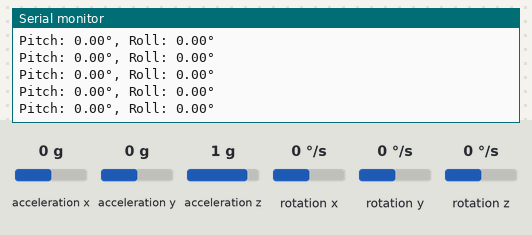
Recording of a sketch running on a simulated ESP32. Shown: the last lines printed to the serial monitor. Inputs (shaded band) come from the test bench; at power-on: acceleration x 0 g, acceleration y 0 g, acceleration z 1 g, rotation x 0 °/s, rotation y 0 °/s, rotation z 0 °/s.

Above: at 7.9 s.
8.0 s: acceleration x set to -1.4 g
At 8.03 s:
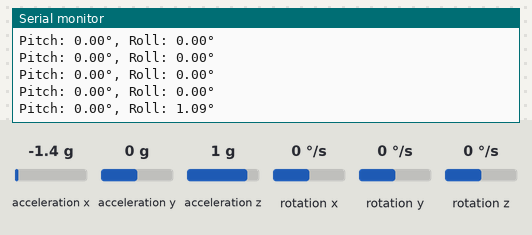
9.5 s: acceleration y set to -1.4 g
At 9.54 s:
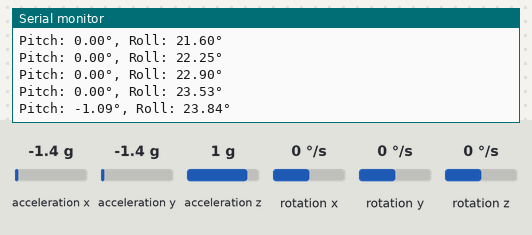
11.0 s: acceleration z set to -1.4 g
At 11.05 s:
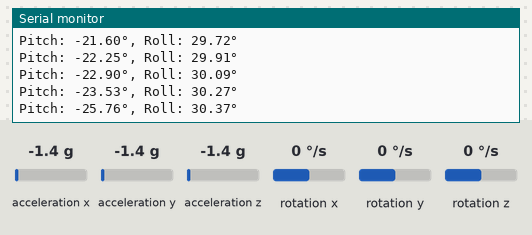
12.5 s: rotation x set to -192 °/s
At 12.5 s:
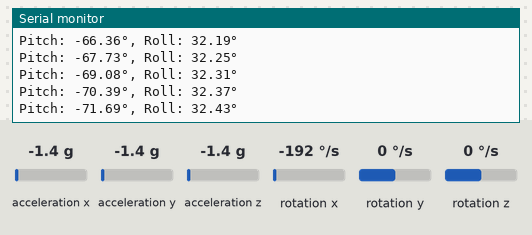
14.0 s: rotation y set to -192 °/s
At 14.01 s:
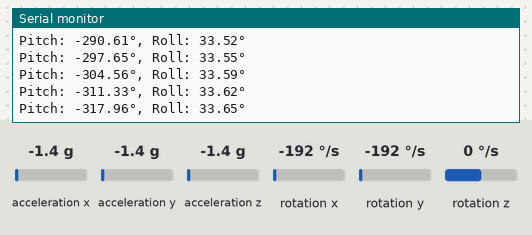
Timing chart, 0 to 16.5 s (numbered marks = the images above; inputs shaded):
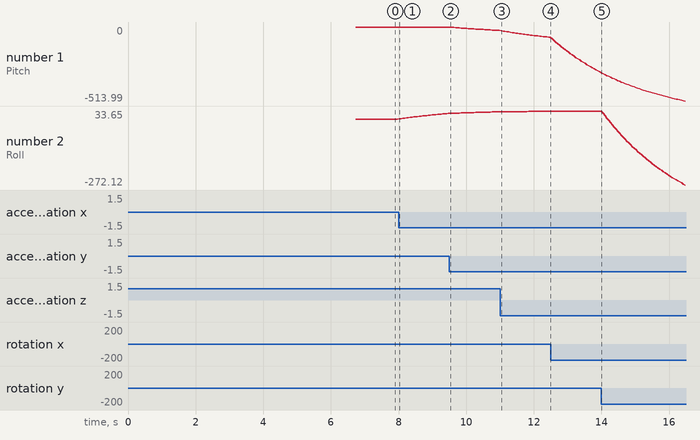

Measured:
- after the input at 8.0 s, the serial monitor: prints a new line at once (image 1)
- after the input at 9.5 s, the serial monitor: prints a new line at once (image 2)
- plotted number 1: 0 → -23.53 after the input at 9.5 s
- plotted number 2: 0 → 23.53 after the input at 8.0 s, 23.53 → 30.27 after the input at 9.5 s

The sketch:

mpu9250_pitch_roll.ino
```cpp
#include <Wire.h>
#include <MPU9250_asukiaaa.h>

#define MPU_SDA 21
#define MPU_SCL 22

MPU9250_asukiaaa mpu;

float pitch = 0, roll = 0;
float gyroOffsetX = 0, gyroOffsetY = 0;
float pitchZero = 0, rollZero = 0;

const float alpha = 0.98;  // Complementary filter constant
unsigned long lastTime = 0;

// Check if sensor is responding
bool checkSensorConnection() {
  Wire.beginTransmission(0x68); // MPU9250 default address
  byte error = Wire.endTransmission();

  if (error == 0) {
    Serial.println("MPU9250 found at address 0x68");
    return true;
  } else {
    Serial.print("MPU9250 not found at 0x68, error: ");
    Serial.println(error);

    // Try alternative address
    Wire.beginTransmission(0x69);
    error = Wire.endTransmission();
    if (error == 0) {
      Serial.println("MPU9250 found at address 0x69");
      return true;
    } else {
      Serial.print("MPU9250 not found at 0x69, error: ");
      Serial.println(error);
      return false;
    }
  }
}

// Gyro calibration with error checking
void calibrateGyro(int samples = 500) {
  float sumX = 0, sumY = 0;
  int validSamples = 0;

  Serial.println("Calibrating gyro...");
  Serial.println("Keep sensor still during calibration...");

  for (int i = 0; i < samples; i++) {
    if (mpu.gyroUpdate() == 0) {  // Check for successful update
      sumX += mpu.gyroX();
      sumY += mpu.gyroY();
      validSamples++;
    } else {
      Serial.print("Gyro read failed at sample ");
      Serial.println(i);
    }
    delay(5);
  }

  if (validSamples > 0) {
    gyroOffsetX = sumX / validSamples;
    gyroOffsetY = sumY / validSamples;

    Serial.print("Gyro Offset X: "); Serial.println(gyroOffsetX, 4);
    Serial.print("Gyro Offset Y: "); Serial.println(gyroOffsetY, 4);
    Serial.print("Valid samples: "); Serial.print(validSamples);
    Serial.print("/"); Serial.println(samples);
  } else {
    Serial.println("Gyro calibration failed - no valid readings");
  }
}

void setup() {
  Serial.begin(115200);
  delay(1000); // Give serial time to initialize

  Serial.println("Starting MPU9250 initialization (Pitch/Roll only)...");

  // Initialize I2C with custom pins
  Wire.begin(MPU_SDA, MPU_SCL);
  Wire.setClock(100000); // Start with slower clock speed

  delay(100);

  // Check sensor connection first
  if (!checkSensorConnection()) {
    Serial.println("ERROR: MPU9250 not found! Check wiring:");
    Serial.println("- VCC to 3.3V (NOT 5V)");
    Serial.println("- GND to GND");
    Serial.println("- SDA to pin 21");
    Serial.println("- SCL to pin 22");
    Serial.println("- Pull-up resistors (4.7kΩ) on SDA and SCL lines");
    while(1) {
      delay(1000);
    }
  }

  mpu.setWire(&Wire);

  // Initialize only accelerometer and gyroscope
  Serial.println("Initializing accelerometer...");
  mpu.beginAccel();
  delay(100);

  Serial.println("Initializing gyroscope...");
  mpu.beginGyro();
  delay(100);

  // Increase I2C speed after initialization
  Wire.setClock(400000);

  delay(2000); // Stabilize sensor

  // Test initial sensor readings
  Serial.println("Testing sensor readings...");
  int attempts = 0;
  bool sensorsOK = false;

  while (attempts < 10 && !sensorsOK) {
    bool accelOK = (mpu.accelUpdate() == 0);
    bool gyroOK = (mpu.gyroUpdate() == 0);

    if (accelOK && gyroOK) {
      sensorsOK = true;
      Serial.println("Accelerometer and gyroscope responding correctly");
    } else {
      Serial.print("Sensor test failed - Attempt ");
      Serial.print(attempts + 1);
      Serial.print("/10 - Accel: ");
      Serial.print(accelOK ? "OK" : "FAIL");
      Serial.print(", Gyro: ");
      Serial.println(gyroOK ? "OK" : "FAIL");

      attempts++;
      delay(500);
    }
  }

  if (!sensorsOK) {
    Serial.println("ERROR: Sensors not responding after multiple attempts");
    while(1) {
      delay(1000);
    }
  }

  // Calibrate gyroscope
  calibrateGyro();

  // Get initial orientation from accelerometer
  if (mpu.accelUpdate() == 0) {
    float ax = mpu.accelX();
    float ay = mpu.accelY();
    float az = mpu.accelZ();

    pitch = atan2(ay, az) * 180.0 / PI;
    roll = atan2(-ax, sqrt(ay * ay + az * az)) * 180.0 / PI;

    Serial.println("Initial orientation calculated from accelerometer");
  }

  // Set zero reference points
  pitchZero = pitch;
  rollZero = roll;

  lastTime = millis();

  Serial.println("Setup complete. Pitch/Roll orientation zeroed.");
  Serial.println("Format: Pitch, Roll (degrees relative to startup position)");
  Serial.println("Tip the sensor to see values change!");
}

void loop() {
  bool accelOK = (mpu.accelUpdate() == 0);
  bool gyroOK = (mpu.gyroUpdate() == 0);

  if (!accelOK || !gyroOK) {
    Serial.println("Sensor update failed - skipping loop");
    delay(100);
    return;
  }

  // Read sensor data
  float ax = mpu.accelX();
  float ay = mpu.accelY();
  float az = mpu.accelZ();
  float gx = mpu.gyroX() - gyroOffsetX;
  float gy = mpu.gyroY() - gyroOffsetY;

  // Calculate pitch and roll from accelerometer
  float pitchAcc = atan2(ay, az) * 180.0 / PI;
  float rollAcc = atan2(-ax, sqrt(ay * ay + az * az)) * 180.0 / PI;

  // Calculate time delta for gyro integration
  unsigned long now = millis();
  float dt = (now - lastTime) / 1000.0;
  lastTime = now;

  // Integrate gyroscope data
  pitch += gx * dt;
  roll += gy * dt;

  // Apply complementary filter (combines gyro and accelerometer)
  pitch = alpha * pitch + (1 - alpha) * pitchAcc;
  roll = alpha * roll + (1 - alpha) * rollAcc;

  // Calculate relative angles from startup position
  float pitchRel = pitch - pitchZero;
  float rollRel = roll - rollZero;

  // Display results
  Serial.print("Pitch: ");
  Serial.print(pitchRel, 2);
  Serial.print("°, Roll: ");
  Serial.print(rollRel, 2);
  Serial.println("°");

  delay(50); // 20Hz update rate
}
```
